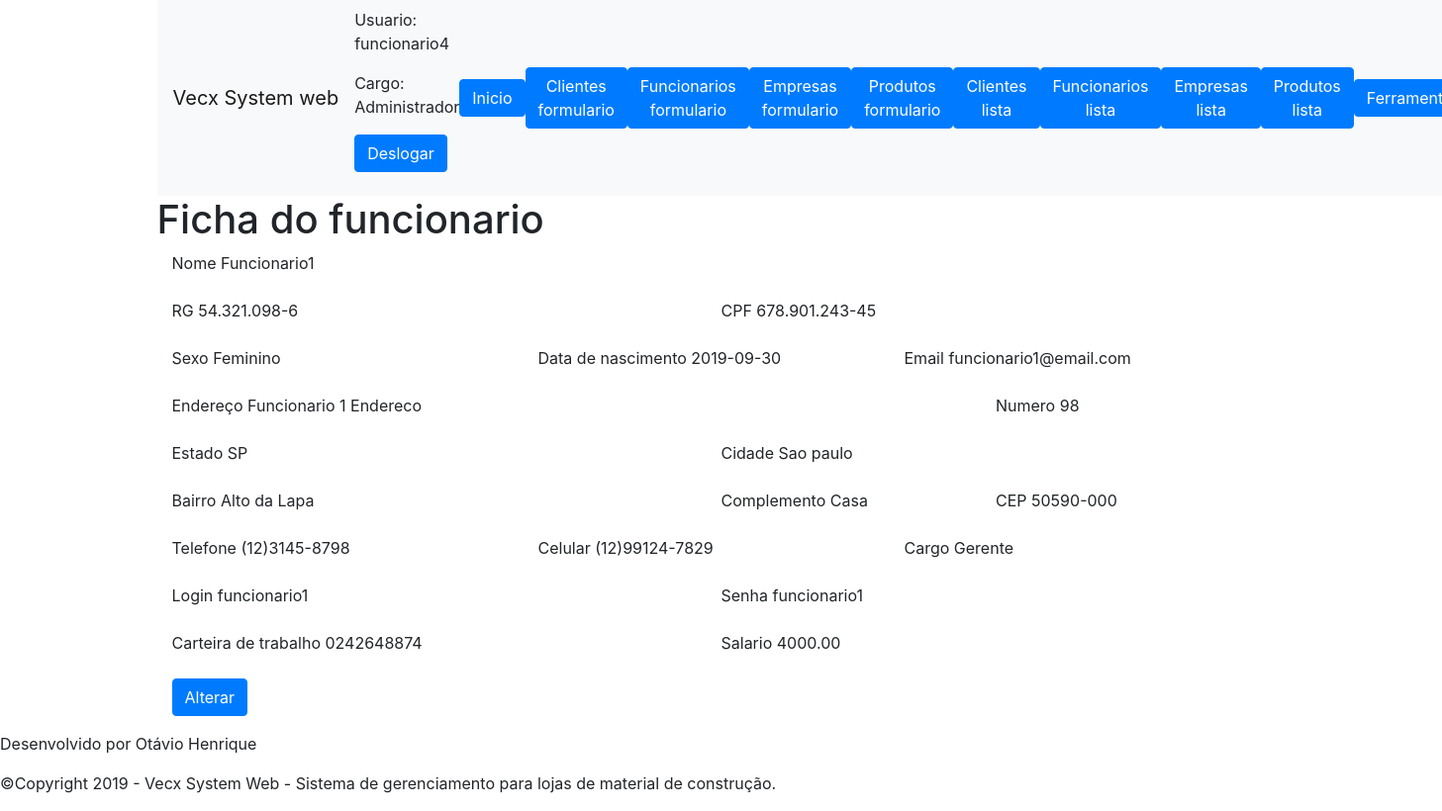
The app's page /ficha-funcionario.php?id=1 (signed in) with its own data.
### tables this page shows
CREATE TABLE `funcionario` (
  `id` int(20) NOT NULL,
  `nome` varchar(255) NOT NULL,
  `sexo` varchar(255) NOT NULL,
  `data_nascimento` date NOT NULL,
  `email` varchar(255) NOT NULL,
  `endereco` varchar(255) NOT NULL,
  `numero` varchar(255) NOT NULL,
  `estado` varchar(255) NOT NULL,
  `cidade` varchar(255) NOT NULL,
  `bairro` varchar(255) NOT NULL,
  `complemento` varchar(255) NOT NULL,
  `referencia` varchar(255) NOT NULL,
  `cep` varchar(255) NOT NULL,
  `cpf` varchar(255) NOT NULL,
  `rg` varchar(255) NOT NULL,
  `telefone` varchar(255) NOT NULL,
  `celular` varchar(255) NOT NULL,
  `cargo` varchar(255) NOT NULL,
  `login` varchar(255) NOT NULL,
  `senha` varchar(255) NOT NULL,
  `carteira_trabalho` varchar(255) NOT NULL,
  `salario` decimal(20,2) NOT NULL,
  `codigo` varchar(255) NOT NULL,
  `funcionario_nome` varchar(255) NOT NULL,
  `data_cadastro` date NOT NULL,
  `hora_cadastro` time NOT NULL
);

### class/FuncionarioDao.php (called while the page is built, shortened)
<?php
    require_once("Funcionario.php");
    class FuncionarioDao {
        function __construct($conexao) {
            $this->conexao = $conexao;
        }
        public function buscaFuncionario($id) {
            $id = mysqli_real_escape_string($this->conexao, $id);
            $query = "SELECT * FROM funcionario WHERE id = '{$id}'";
            $resultado = mysqli_query($this->conexao, $query);
            $funcionario_buscado = mysqli_fetch_assoc($resultado);
            $funcionario = new Funcionario();
            $funcionario->setId($funcionario_buscado['id']);
            $funcionario->setNome($funcionario_buscado['nome']);
            $funcionario->setCpf($funcionario_buscado['cpf']);
            $funcionario->setRg($funcionario_buscado['rg']);
            $funcionario->setSexo($funcionario_buscado['sexo']);
            $funcionario->setDataNascimento($funcionario_buscado['data_nascimento']);
            $funcionario->setEmail($funcionario_buscado['email']);
            $funcionario->setEndereco($funcionario_buscado['endereco']);
            $funcionario->setNumero($funcionario_buscado['numero']);
            $funcionario->setEstado($funcionario_buscado['estado']);
            $funcionario->setCidade($funcionario_buscado['cidade']);
            $funcionario->setBairro($funcionario_buscado['bairro']);
            $funcionario->setComplemento($funcionario_buscado['complemento']);
            $funcionario->setReferencia($funcionario_buscado['referencia']);
            $funcionario->setCep($funcionario_buscado['cep']);
            $funcionario->setTelefone($funcionario_buscado['telefone']);
            $funcionario->setCelular($funcionario_buscado['celular']);
            $funcionario->setCodigo($funcionario_buscado['codigo']);
            $funcionario->setCargo($funcionario_buscado['cargo']);
            $funcionario->setLogin($funcionario_buscado['login']);
            $funcionario->setSenha($funcionario_buscado['senha']);
            $funcionario->setCarteiraTrabalho($funcionario_buscado['carteira_trabalho']);
            $funcionario->setSalario($funcionario_buscado['salario']);
            $funcionario->setFuncionarioNome($funcionario_buscado['funcionario_nome']);
            $funcionario->setDataCadastro($funcionario_buscado['data_cadastro']);
            $funcionario->setHoraCadastro($funcionario_buscado['hora_cadastro']);
            return $funcionario;
        }
    }

### class/DadosBasicos.php (called while the page is built, shortened)
<?php
    class DadosBasicos {
        private $id;
        private $nome;
        private $email;
        private $endereco;
        private $numero;
        private $estado;
        private $cidade;
        private $bairro;
        private $complemento;
        private $cep;
        private $telefone;
        private $dataCadastro;
        public function getId() {
            return $this->id;
        }
        public function setId($id) {
            $this->id = $id;
        }
        public function getNome() {
            return $this->nome;
        }
        public function setNome($nome) {
            $this->nome = $nome;
        }
        public function getEmail() {
            return $this->email;
        }
        public function setEmail($email) {
            $this->email = $email;
        }
        public function getEndereco() {
            return $this->endereco;
        }
        public function setEndereco($endereco) {
            $this->endereco = $endereco;
        }
        public function getNumero() {
            return $this->numero;
        }
        public function setNumero($numero) {
            $this->numero = $numero;
        }
        public function getEstado() {
            return $this->estado;
        }
        public function setEstado($estado) {
            $this->estado = $estado;
        }
        public function getCidade() {
            return $this->cidade;
        }
        public function setCidade($cidade) {
            $this->cidade = $cidade;
        }
        public function getBairro() {
            return $this->bairro;
        }
        public function setBairro($bairro) {
            $this->bairro = $bairro;
        }
        public function getComplemento() {
            return $this->complemento;
        }
        public function setComplemento($complemento) {
            $this->complemento = $complemento;
        }
        public function getCep() {
            return $this->cep;
        }
        public function setCep($cep) {
            $this->cep = $cep;
        }
        public function getTelefone() {
            return $this->telefone;
        }
        public function setTelefone($telefone) {
            $this->telefone = $telefone;
        }
        public function getDataCadastro() {
            return $this->dataCadastro;
        }
        public function setDataCadastro($dataCadastro) {
            $this->dataCadastro = $dataCadastro;
        }
    }

### class/Pessoa.php (called while the page is built, shortened)
<?php
    require_once("DadosBasicos.php");
    class Pessoa extends DadosBasicos {
        private $cpf;
        private $rg;
        private $sexo;
        private $celular;
        public function getCpf() {
            return $this->cpf;
        }
        public function setCpf($cpf) {
            $this->cpf = $cpf;
        }
        public function getRg() {
            return $this->rg;
        }
        public function setRg($rg) {
            $this->rg = $rg;
        }
        public function getSexo() {
            return $this->sexo;
        }
        public function setSexo($sexo) {
            $this->sexo = $sexo;
        }
        public function getCelular() {
            return $this->celular;
        }
        public function setCelular($celular) {
            $this->celular = $celular;
        }
    }

### class/Funcionario.php (called while the page is built, shortened)
<?php
    require_once("Pessoa.php");
    class Funcionario extends Pessoa {
        private $cargo;
        private $login;
        private $senha;
        private $carteiraTrabalho;
        private $salario;
        public function getCargo() {
            return $this->cargo;
        }
        public function setCargo($cargo) {
            $this->cargo = $cargo;
        }
        public function getLogin() {
            return $this->login;
        }
        public function setLogin($login) {
            $this->login = $login;
        }
        public function getSenha() {
            return $this->senha;
        }
        public function setSenha($senha) {
            $this->senha = $senha;
        }
        public function getCarteiraTrabalho() {
            return $this->carteiraTrabalho;
        }
        public function setCarteiraTrabalho($carteiraTrabalho) {
            $this->carteiraTrabalho = $carteiraTrabalho;
        }
        public function getSalario() {
            return $this->salario;
        }
        public function setSalario($salario) {
            $this->salario = $salario;
        }
    }

### ficha-funcionario.php (the view, shortened to what this page needs)
<?php
    require_once("cabecalho.php");
    require_once("menu-nav-bar.php");
    require_once("class/Conecta.php");
    require_once("class/Funcionario.php");
    require_once("class/FuncionarioDao.php");
    $id = $_GET['id'];
    $conexao = Conecta::criaConexao();
    $funcionarioDao = new FuncionarioDao($conexao);
    $funcionario = $funcionarioDao->buscaFuncionario($id);
?>
<h1>Ficha do funcionario</h1>
<div class="col-md-12 form-group">
    <label>Nome</label>
    <label><?= $funcionario->getNome(); ?></label>
</div>
<div class="col-md-12 form-row">
    <div class="col-md-6 form-group">
        <label>RG</label>
        <label><?= $funcionario->getRg(); ?></label>
    </div>
    <div class="col-md-6 form-group">
        <label>CPF</label>
        <label><?= $funcionario->getCpf(); ?></label>
    </div>
</div>
<div class="col-md-12 form-row">
    <div class="col-md-4 form-group">
        <label>Sexo</label>
        <label><?= $funcionario->getSexo(); ?></label>
    </div>
    <div class="col-md-4 form-group">
        <label>Data de nascimento</label>
        <label><?= $funcionario->getDataCadastro(); ?></label>
    </div>
    <div class="col-md-4 form-group">
        <label>Email</label>
        <label><?= $funcionario->getEmail(); ?></label>
    </div>
</div>
<div class="col-md-12 form-row">
    <div class="col-md-9 form-group">
        <label>Endereço</label>
        <label><?= $funcionario->getEndereco(); ?></label>
    </div>
    <div class="col-md-3 form-group">
        <label>Numero</label>
        <label><?= $funcionario->getNumero(); ?></label>
    </div>
</div>
<div class="col-md-12 form-row">
    <div class="col-md-6 form-group">
        <label>Estado</label>
        <label><?= $funcionario->getEstado(); ?></label>
    </div>
    <div class="col-md-6 form-group">
        <label>Cidade</label>
        <label><?= $funcionario->getCidade(); ?></label>
    </div>
</div>
<div class="col-md-12 form-row">
    <div class="col-md-6 form-group">
        <label>Bairro</label>
        <label><?= $funcionario->getBairro(); ?></label>
    </div>
    <div class="col-md-3 form-group">
        <label>Complemento</label>
        <label><?= $funcionario->getComplemento(); ?></label>
    </div>
    <div class="col-md-3 form-group">
        <label>CEP</label>
        <label><?= $funcionario->getCep(); ?></label>
    </div>
</div>
<div class="col-md-12 form-row">
    <div class="col-md-4 form-group">
        <label>Telefone</label>
        <label><?= $funcionario->getTelefone(); ?></label>
    </div>
    <div class="col-md-4 form-group">
        <label>Celular</label>
        <label><?= $funcionario->getCelular(); ?></label>
    </div>
    <div class="col-md-4 form-group">
        <label>Cargo</label>
        <label><?= $funcionario->getCargo(); ?></label>
    </div>
</div>
<div class="col-md-12 form-row">
    <div class="col-md-6 form-group">
        <label>Login</label>
        <label><?= $funcionario->getLogin(); ?></label>
    </div>
    <div class="col-md-6 form-group">
        <label>Senha</label>
        <label><?= $funcionario->getSenha(); ?></label>
    </div>
</div>
<div class="col-md-12 form-row">
    <div class="col-md-6 form-group">
        <label>Carteira de trabalho</label>
        <label><?= $funcionario->getCarteiraTrabalho(); ?></label>
    </div>
    <div class="col-md-6 form-group">
        <label>Salario</label>
        <label><?= $funcionario->getSalario(); ?></label>
    </div>
</div>
<br>
<div class="col-md-12 form-group">
    <a href="formulario-altera-funcionario.php?id=<?= $funcionario->getId(); ?>" class="btn btn-primary">Alterar</a>
</div>
<?php require_once("rodape.php"); ?>

### records on screen
funcionario: nome "Funcionario1", rg "54.321.098-6", cpf "678.901.243-45", sexo "Feminino", data_cadastro "2019-09-30", email "funcionario1@email.com", endereco "Funcionario 1 Endereco", numero "98", estado "SP", cidade "Sao paulo", bairro "Alto da Lapa", complemento "Casa", cep "50590-000", telefone "(12)3145-8798", celular "(12)99124-7829", cargo "Gerente", login "funcionario1", senha "funcionario1", carteira_trabalho "0242648874", salario "4000.00"

### other values on screen
$_SESSION["usuario_logado"] "funcionario4"
$_SESSION["usuario_cargo"] "Administrador"
